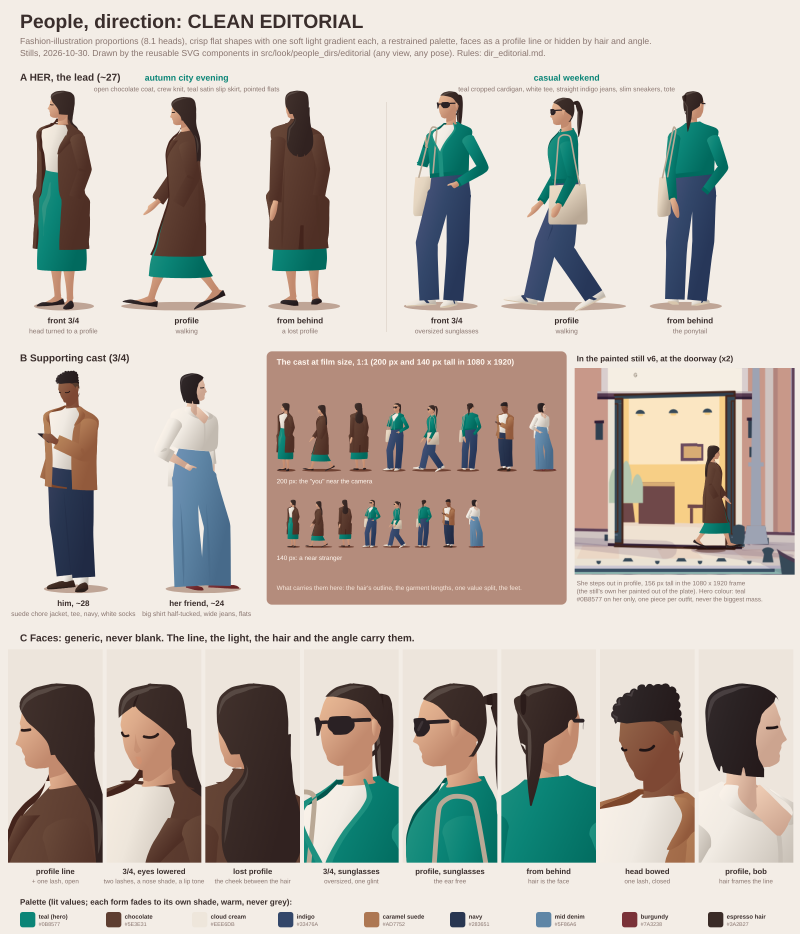
#> input picture video/docs/look/people_design/dir_editorial.png, 2400 x 2800 px (shown at 1/3 size)
$ python dir_editorial_plate.py dir_editorial.png dir_editorial.png
#> lines starting #> are read from the running program, lines starting #| are printed output that depends on the picture
# Builds the doorway plate for the editorial people sheet (dir_editorial.png, row B): a crop of the painted still v6
# with the still's own "her" painted out. The doorway's interior is flat bands of colour, so the reconstruction is
# exact, rule by rule: the two wall bands, the table's edge and leg, the floor, the threshold, the jamb and the frame.
# Run from video/:
#   python3 docs/look/people_design/dir_editorial_plate.py \
#     docs/studies/2026-10-28_city_posters/paint_test/paint_still_v6.png src/look/people_dirs/editorial/door_v6_plate.png
# The crop is (440, 790)-(900, 1120) of the 1080 x 1920 still; the old figure's feet were at (685, 1078), so a new
# figure stands at (245, 288) in the plate.
import sys
from PIL import Image
src, out = sys.argv[1], sys.argv[2]
im = Image.open(src).convert('RGB')
#> im is the input picture: PIL image 2400x2800 RGB; mean R, G, B 194, 186.7, 178.7
px = im.load()
H = lambda s: tuple(int(s[i:i + 2], 16) for i in (0, 2, 4))
orig = im.copy()
op = orig.load()
for x in range(664, 716):
    for y in range(915, 1083):
        if x >= 697:
            if 955 <= y <= 990:
                px[x, y] = op[x, 950]
            continue
        if y >= 1076:
            px[x, y] = op[700, y]
            continue
        if y <= 953:
            if x <= 672 and 924 <= y <= 948:
                px[x, y] = H('6b4b5f') if (x >= 670 or y <= 927 or y >= 945) else H('d8ac74')
            elif x >= 673 or y < 924 or y > 948:
                px[x, y] = H('fbe6c2')
            continue
        if y == 954:
            px[x, y] = H('f8d596'); continue
        if y <= 1042:
            c = H('f7cf86')
            if 1015 <= y <= 1019 and x <= 690:
                c = H('8a6355') if x == 690 else H('6f4849')
            elif 1020 <= y <= 1042 and 683 <= x <= 688:
                c = H('c0986d') if x == 683 else H('e9c17f') if x == 688 else H('6f4849')
            px[x, y] = c
            continue
        if y <= 1048:
            px[x, y] = H('ebd7c5'); continue
        if y == 1049:
            px[x, y] = H('eedfcf'); continue
        px[x, y] = H('efe2d2')
crop = im.crop((440, 790, 900, 1120))
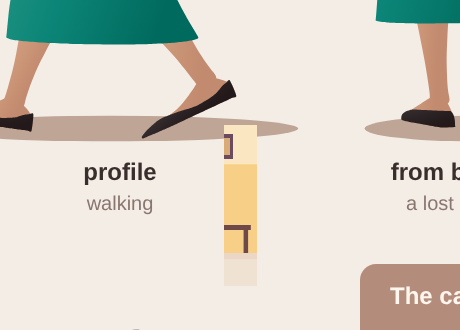
#> crop: PIL image 460x330 RGB; mean R, G, B 216.7, 213.3, 203.1
crop.save(out, optimize=True)
print(crop.size)
#| (460, 330)

$ run again, with video/docs/look/people_design/diagnose_sheet.png copied over video/docs/look/people_design/dir_editorial.png
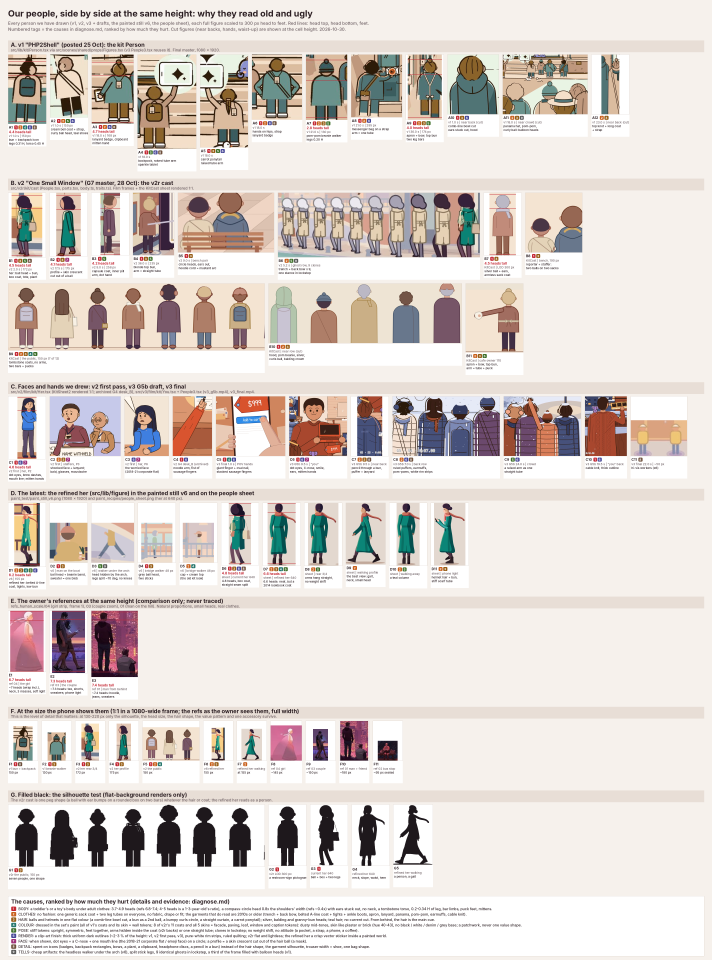
#> input picture video/docs/look/people_design/diagnose_sheet.png, 3560 x 4800 px (shown at 1/5 size)
#> im is the input picture: PIL image 3560x4800 RGB; mean R, G, B 221.5, 213.4, 208.5
#> `crop = im.crop((440, 790, 900, 1120))`:
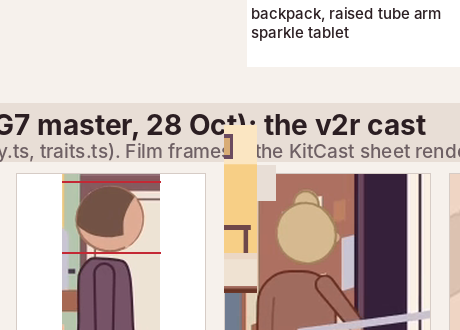
#> crop: PIL image 460x330 RGB; mean R, G, B 211.7, 197.8, 192.3
#| (460, 330)

$ run again, with video/docs/look/people_design/dir_painterly.png copied over video/docs/look/people_design/dir_editorial.png
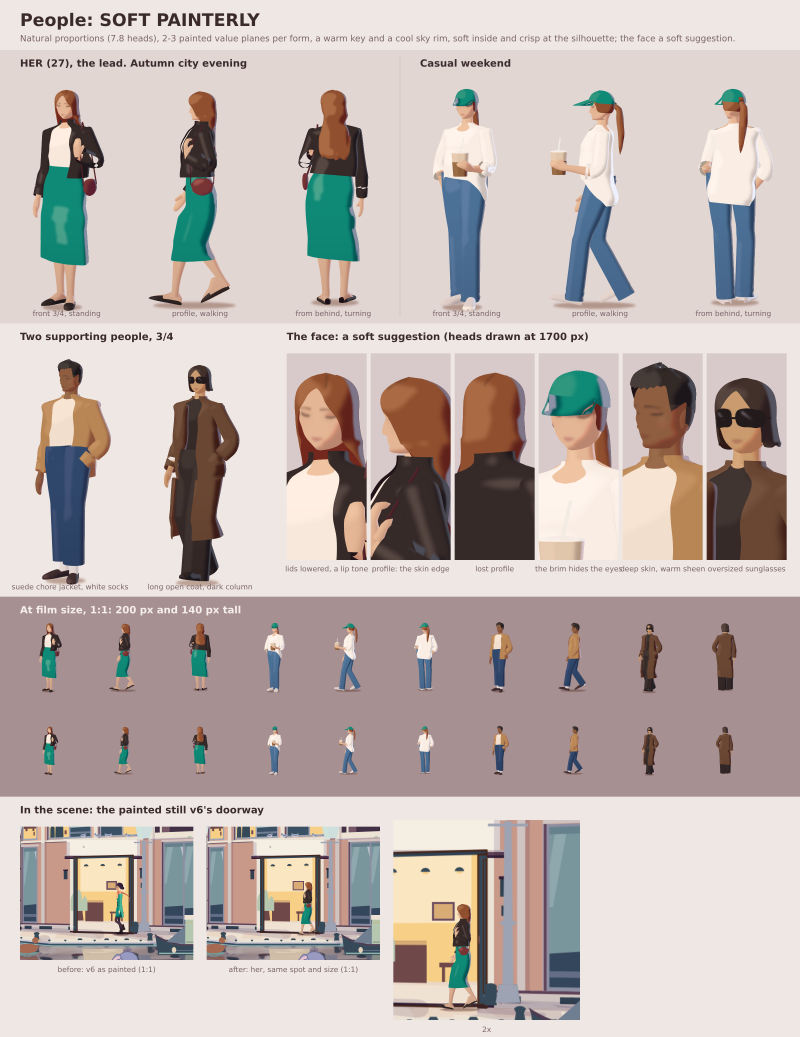
#> input picture video/docs/look/people_design/dir_painterly.png, 2400 x 3110 px (shown at 1/3 size)
#> im is the input picture: PIL image 2400x3110 RGB; mean R, G, B 193.2, 181, 176.9
#> `crop = im.crop((440, 790, 900, 1120))`:
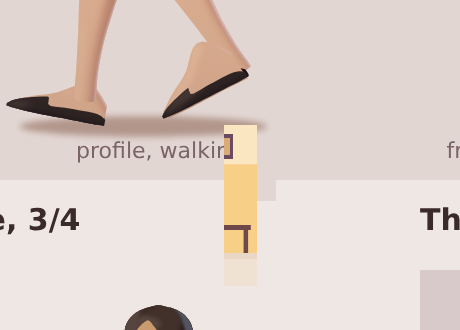
#> crop: PIL image 460x330 RGB; mean R, G, B 224, 210.8, 204.6
#| (460, 330)

$ run again, with video/docs/look/people_design/directions_compare.png copied over video/docs/look/people_design/dir_editorial.png
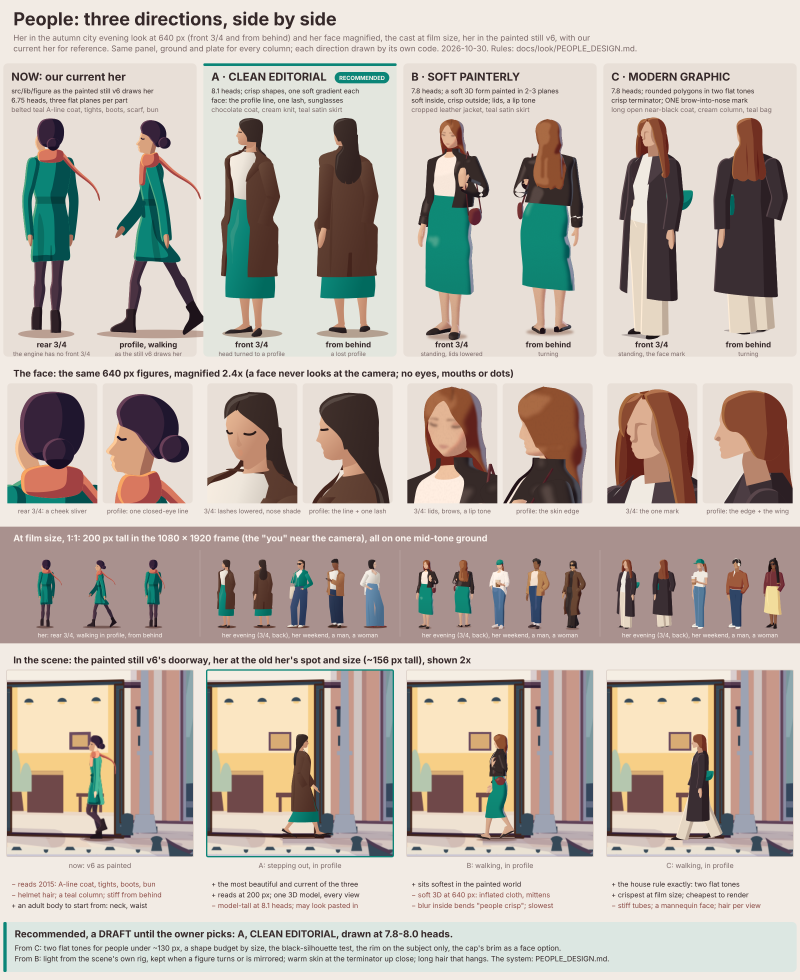
#> input picture video/docs/look/people_design/directions_compare.png, 2400 x 2940 px (shown at 1/3 size)
#> im is the input picture: PIL image 2400x2940 RGB; mean R, G, B 190.7, 180.7, 172.1
#> `crop = im.crop((440, 790, 900, 1120))`:
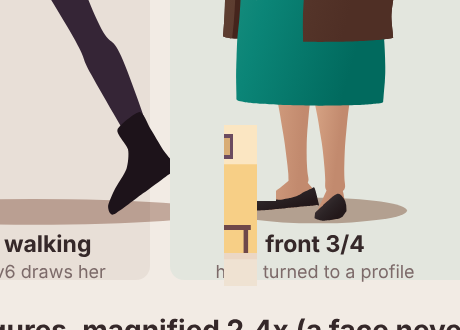
#> crop: PIL image 460x330 RGB; mean R, G, B 192.6, 194, 184.7
#| (460, 330)
